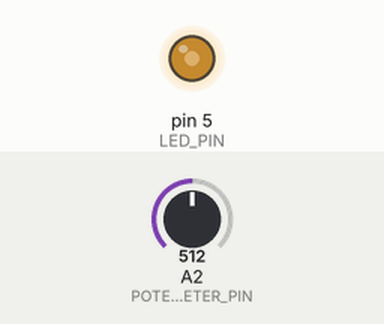
Recording of a sketch running on a simulated Arduino Uno, built with avr-gcc and run on an emulated ATmega328P. Parts: output pins drawn as LEDs (lit = HIGH). The test bench sets the inputs (shaded band); at power-on: A2 (POTENTIOMETER_PIN) = 512.

Above: at 1.2 s.
1.3 s: A2 (POTENTIOMETER_PIN) set to 716
At 2.5 s:
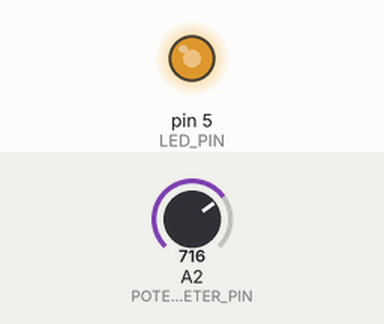
2.8 s: A2 (POTENTIOMETER_PIN) set to 900
At 3.8 s:
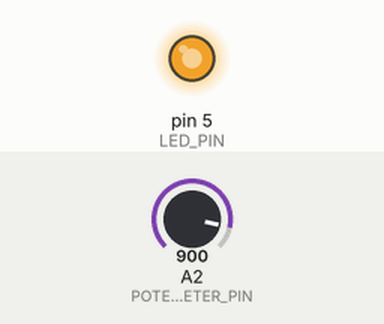
4.3 s: A2 (POTENTIOMETER_PIN) set to 122
At 5.1 s:
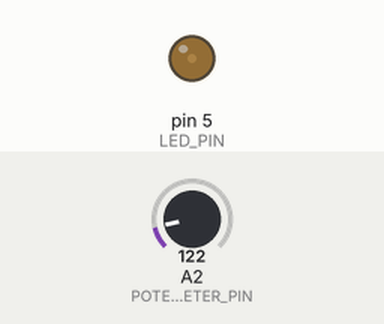
5.8 s: A2 (POTENTIOMETER_PIN) set to 0
At 6.4 s:
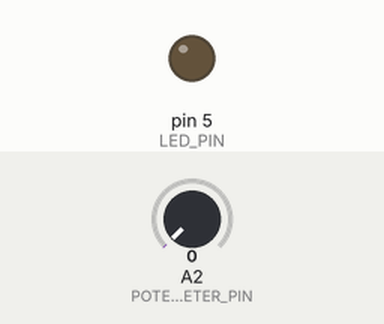
7.3 s: A2 (POTENTIOMETER_PIN) set to 511
At 7.7 s:
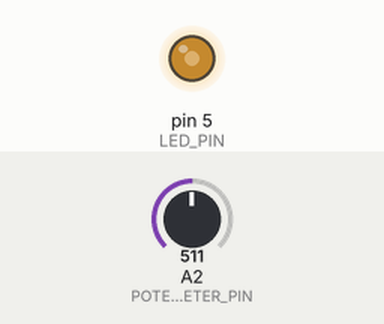
Timing chart, 0 to 9.8 s (numbered marks = the images above; inputs shaded):
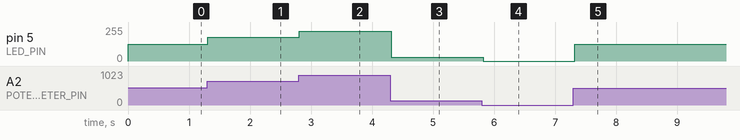

The sketch:

taskLightProgress.ino
```cpp
#define LED_PIN 5
#define POTENTIOMETER_PIN A2

void setup()
{
  pinMode(LED_PIN, OUTPUT);
}

void loop()
{
  int potentiometerValue = analogRead(POTENTIOMETER_PIN);
  int brightness = map(potentiometerValue, 0, 1023, 0, 255);
  analogWrite(LED_PIN, brightness);
  Serial.println(potentiometerValue);
  delay(100);
}
```

Measured:
- after the input at 1.3 s, pin 5 (LED_PIN): 127/255 → 178/255 at once
- after the input at 2.8 s, pin 5 (LED_PIN): 178/255 → 224/255 at once
- after the input at 4.3 s, pin 5 (LED_PIN): 224/255 → 30/255 at once
- after the input at 5.8 s, pin 5 (LED_PIN): 30/255 → 0/255 at once
- after the input at 7.3 s, pin 5 (LED_PIN): 0/255 → 127/255 at once
